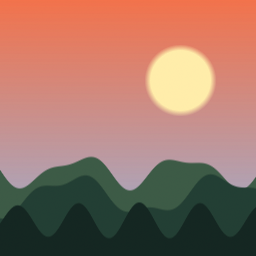
#> input picture the_image_is_innocent/dist/img_1e645e.png, 256 x 256 px; its folder holds 4 pictures in this run; the run also reads 3 pictures not shown here
$ python solve.py
#> lines starting #> are read from the running program, lines starting #| are printed output that depends on the picture; after the words box and inside, x2 and y2 are one past the last pixel; in counts of white or black regions, pixels touching at a corner belong together
#!/usr/bin/env python3

# The Image Is Innocent - writeup by Mohammad Alshkibi

# The Challenge revolves around 3 main ideas: per-channel LSB diffing (LSB steganography), hiding data in a custom PNG chunk (PNG chunk structure) and chaining files together with hashes


#                                                          ==HINTS==

# 1. Not a single image holds the flag. The differences between images do. Running zsteg or stegsolve on one file only gives you noise.
# 2. Do NOT sort by file type nor size.
# 3. Every image remembers where it came from. It remembers what its parent looked like, not how it was packed.
# 4. Diff per channel. Load all 19 images and check, for each channel, which pixels’ LSBs differ across the set. Red and green differ everywhere. Blue differs in just 14 pixels, all on row 173, columns 98–112. That is the real signal.

#                                                    Solver Script (Official):
# Defining:
import glob, hashlib, re, struct, sys
import numpy as np
from PIL import Image
folder = sys.argv[1] if len(sys.argv) > 1 else "dist" # (For me, I had the files in a directory named "dist/" already reordered)
paths = sorted(glob.glob(f"{folder}/*.png"))          # Sort the images in the path
pix = {p: np.array(Image.open(p).convert("RGB")) for p in paths}   # converts the image into RGB values
#> pix = 4 items

# step 1: use per-channel LSB diff to find out where the real signal lives. by using zsteg and other tools we notice that R and G differ almost everywhere which are noise but BLUE on the other hand differs in only a few pixels

# The core of the solve script:
# --

stack = np.stack([pix[p][..., 2] & 1 for p in paths])      # (n, H, W) blue LSBs
varying = stack.min(0) != stack.max(0)
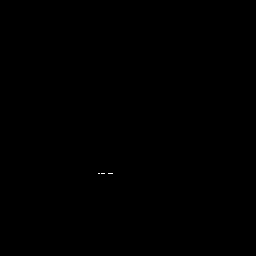
#> varying: shape (256, 256) bool; 0.02% white in thin lines or dots, all inside (x1, y1, x2, y2) = (98, 173, 113, 174)
ys, xs = np.nonzero(varying)
#> ys = [173, 173, 173, 173, 173, 173, 173, 173, 173, 173, 173]; xs = [98, 99, 101, 102, 103, 104, 108, 109, 110, 111, 112]
print(f"blue LSB varies at y={set(ys)} x={xs.min()}..{xs.max()} ({len(xs)} px)") # shows the Blue LSB difference Y axis
#| blue LSB varies at y={173} x=98..112 (11 px)
# ASCII bytes always have MSB = 0, so the first pixel of each byte never varies (here x=97 and x=105 are constant) The varying pixels show up as two 7-px groups; anchor the 16-px window on the LAST varying pixel, not the first.
sig_y, x1 = ys[0], xs.max()
#> sig_y = 173; x1 = 112
x0 = x1 - 15
#> x0 = 97

# --

def fragment(p): # differenciating blue LSB bytes:
    bits = pix[p][sig_y, x0:x1 + 1, 2] & 1
    return bytes(int("".join(map(str, bits[i:i + 8])), 2) for i in range(0, len(bits), 8))

# private chunk to prev pointer
def prev_ptr(p):
    data, off = open(p, "rb").read(), 8
    while off < len(data):
        ln, tag = struct.unpack(">I4s", data[off:off + 8])
        if tag == b"crYp":
            return re.search(rb"prev=([0-9a-f]{16})", data[off + 8:off + 8 + ln]).group(1).decode()
        off += 12 + ln

# hash of the decoded pixels identifies each image
by_hash = {hashlib.sha256(pix[p].tobytes()).hexdigest()[:16]: p for p in paths}
#> by_hash = {'88e7b351d9685146': 'dist/img_1e645e.png', 'fd06bc7455b700fe': 'dist/img_2e7c52.png', '9535217090b1041a': 'dist/img_351717.png', 'd34111ebd689e214': 'dist/img_4a2143.png'}
child = {} 	# parent path TO child path (hint 3)
root = None
for p in paths:
    ptr = prev_ptr(p)
    if set(ptr) == {"0"}:
        root = p
    else:
#> (the run stopped early here; a loop or call above may not have finished)
